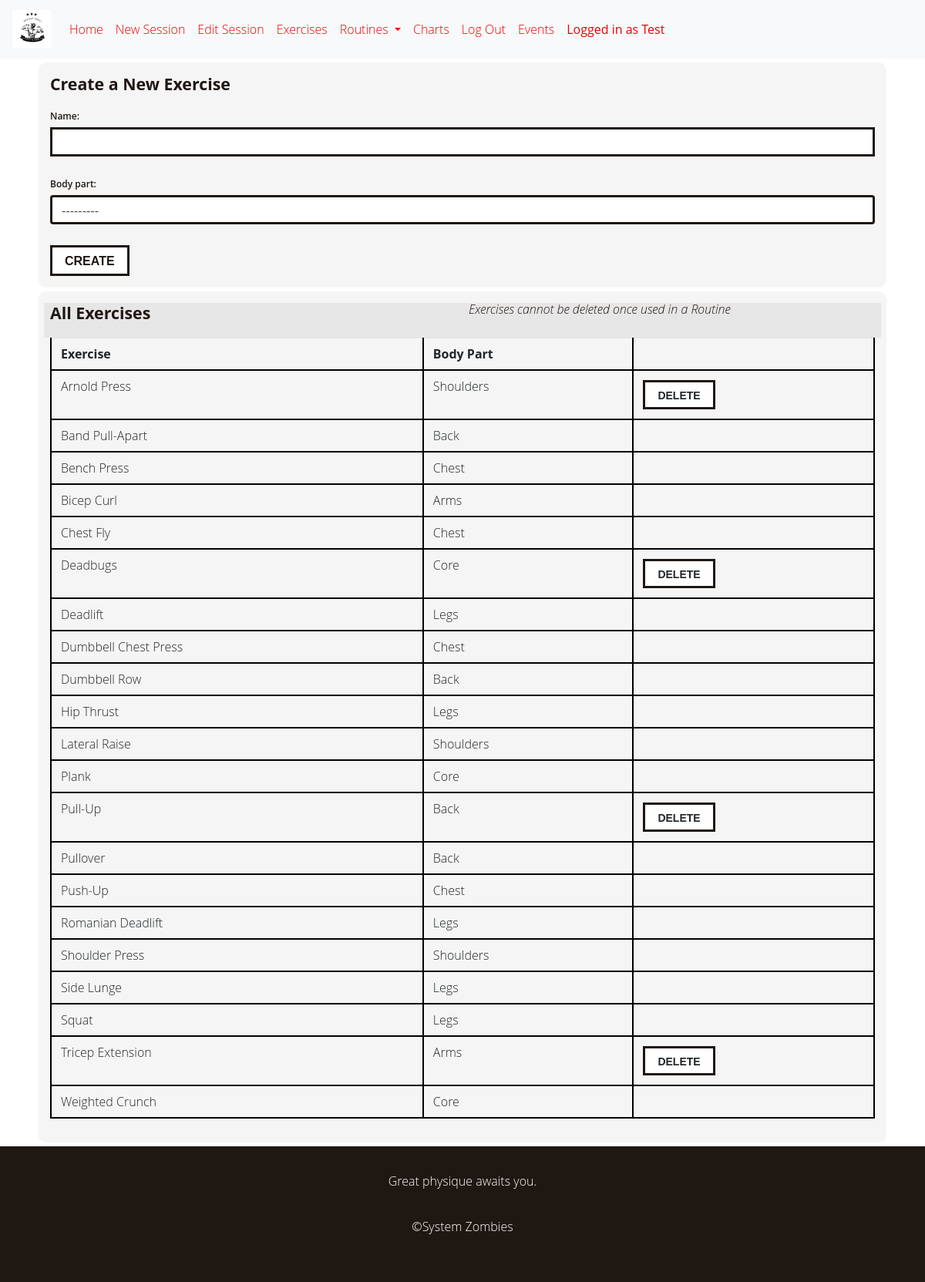
/exercises (signed in), run on the app's committed database.
### train/models.py (models this page shows, shortened)
class User(AbstractUser):
    user_choices = [('CL', 'client'), ('TR', 'trainer'), ('AD', 'admin')]
    subscription = models.CharField(max_length=2,null=False)
    def __str__(self):
        return f"{self.first_name}"

class Exercise(models.Model):
    body_choices = [
        ('LE', 'Legs'),
        ('AR', 'Arms'),
        ('BA', 'Back'),
        ('CH', 'Chest'),
        ('SH', 'Shoulders'),
        ('CO', 'Core'),
        ('OT', 'Other')
    ]
    name = models.CharField(max_length=40, unique=True)
    body_part = models.CharField(max_length=2, choices=body_choices)

### train/views.py (the view, shortened to what this page needs)
# urls.py: path("exercises", views.exerciseview, name="exerciseview"),
@staff_member_required(login_url="/login")
def exerciseview(request):
    exerciselist = Exercise.objects.all().order_by('name')
    form = ExerciseForm()
    return render(request, "train/exercises.html", {
        'form': form,
        "exerciselist": exerciselist
    })

### train/forms.py
class ExerciseForm(ModelForm):
    class Meta:
        model = Exercise
        fields = ('name', 'body_part')
        widgets = {
            'name': TextInput(attrs={'class': 'form-control'}),
            'body_part': Select(attrs={'class': 'form-control'})
        }

### train/templates/train/exercises.html (shortened to what this page needs)
{% extends "train/layout.html" %}
{% load static %}
{% block body %}
    <div class="container">
        <div class="set-group">
            <h3>Create a New Exercise</h3>
            <form action="{% url 'exerciseview' %}" method="post">
                    {{ form.as_p }}
                    <input type="submit" class="btn btn-danger" value="Create">
            </form>
        </div>
        <div class="set-group">
            <div class="row">
                <div class="col">
                    <h3>All Exercises</h3>
                </div>
                <div class="col">
                    <i>Exercises cannot be deleted once used in a Routine</i>
                </div>
            </div>
            <table class="table table-hover">
                <tr>
                    <th>Exercise</th>
                    <th>Body Part</th>
                    <th></th>
                </tr>
                {% for exercise in exerciselist %}
                    <tr id="row-{{ exercise.pk }}">
                        <td>{{ exercise.name }}</td>
                        <td>{{ exercise.get_body_part_display }} </td>
                            {% if exercise.routines.all %}
                                <td> <button hidden class="delete btn btn-sm btn-outline-danger"></button></td>
                            {% else %}
                                <td> <button data-exercise="{{exercise.pk}}" class="delete btn btn-sm btn-outline-danger">
                                    Delete</button></td>
                            {% endif %}
                    </tr>
                {% endfor %}
            </table>
        </div>
    </div>
{% endblock %}

### train/templates/train/layout.html (shortened to what this page needs)
{% load static %}
<!DOCTYPE html>
<html lang="en">
    <head>
        <link rel="stylesheet" href="https://stackpath.bootstrapcdn.com/bootstrap/4.4.1/css/bootstrap.min.css">
        <link rel="stylesheet" href="{% static 'train/styles.css' %}">
        <link rel="stylesheet" href="{% static 'train/normalize.css' %}">
        <link rel="stylesheet" href="{% static 'train/main.css' %}">
    </head>
    <body>
        <nav class="navbar navbar-expand-lg navbar-light bg-light">
            <a class="navbar-brand" href="{% url 'home' %}">
                <img src="{% static 'train/logo.jpg' %}" height="50"></a>
            <div class="collapse navbar-collapse" id="navbarSupportedContent">
                <ul class="navbar-nav">
                    {% if user.is_authenticated %}
                        {% if user.is_staff %}
                            <li class="nav-item">
                                <a class="nav-link" href="{% url 'home' %}">Home</a>
                            </li>
                            <li class="nav-item">
                                <a class="nav-link" href="{% url 'newsession' %}">New Session</a>
                            </li>
                            <li class="nav-item">
                                <a class="nav-link" href="{% url 'editsession' %}">Edit Session</a>
                            </li>
                            <li class="nav-item">
                                <a class="nav-link" href="{% url 'exerciseview' %}">Exercises</a>
                            </li>
                            <li class="nav-item dropdown">
                                <a class="nav-link dropdown-toggle" href="#" id="navbarDropdownMenuLink" data-toggle="dropdown"
                                    aria-haspopup="true" aria-expanded="false">Routines </a>
                            </li>
                            <li class="nav-item">
                                <a class="nav-link" href="{% url 'charts' %}">Charts</a>
                            </li>
                        {% endif %}
                        <li class="nav-item">
                            <a class="nav-link" href="{% url 'logout' %}">Log Out</a>
                        </li>
                                <a class="nav-link" href="{% url 'event' %}">Events</a>
                        <li class="nav-item">
                            <b><a class="nav-link disabled">Logged in as {{request.user}}</a></b>
                        </li>
                    {% endif %}
                </ul>
            </div>
        </nav>
        {% block body %}
        {% endblock %}
    <footer class="footer">
      <div class="wrap">
        <p class="footer__cta">
          Great physique awaits you.<br>
        </p>
        <p class="footer__copyright">
            ©System Zombies
        </p>
      </div>
    </footer>
</body>
</html>

### train/static/train/styles.css (style rules this page uses)
body, html { height: 95%; }
.nav-link { color: #EB0000 !important; }
.set-group { margin: 5px; padding: 15px; background-color: #F5F5F5; border-radius: 10px; overflow: auto; }
th, td { padding: 5px; }

### train/static/train/main.css (style rules this page uses)
:root { --color-day: white; --color-night: #1F1712; --color-earth-orange: #FA8232; --color-life-green: #41C734; --color-dark-blue: #1377d5; --color-magma-red: #EB0000; --color-gray-1: #333; --color-gray-2: #999; --color-gray-3: #CCC; --color-gray-4: #EEE; --color-gray-5: #F9F9F9; --color-anchor: #0275d8; --color-anchor-hover: #025aa5; --font-primary: 'Open Sans', 'Helvetica Neue', Helvetica, Arial, sans-serif; --font-secondary: 'Alfa Slab One', 'Helvetica Nueue', Helvetica, Arial, sans-serif; --wrap-lg: 47rem; --wrap-md: 30rem; --wrap-sm: 22rem; --wrap-padding: 1rem; }
*, *::before, *::after { box-sizing: border-box; }
html { height: 100%; font-size: 100%; }
body { margin: 0; font-family: var(--font-primary); font-weight: 300; line-height: 1; color: var(--color-night); -webkit-tap-highlight-color: rgba(0, 0, 0, 0); }
h1, h2, h3, p, ul, ol, blockquote, figure { margin-top: 0; margin-bottom: 1.6666rem; }
p, ul, ol, blockquote { line-height: 1.6666; }
h1, h2, h3 { line-height: 1.2; }
h2, h3, .h2, .h3 { font-weight: bold; margin-bottom: 1.2rem; }
h3, .h3 { font-family: var(--font-primary); font-size: 1.3333rem; }
a { color: #0275d8; text-decoration: none; }
img { vertical-align: top; }
.wrap { position: relative; margin-left: auto; margin-right: auto; padding-left: var(--wrap-padding); padding-right: var(--wrap-padding); max-width: var(--wrap-lg); }
.row { display: flex; margin-left: -0.5rem; margin-right: -0.5rem; flex-wrap: wrap; }
.col { width: 100%; padding-left: 0.5rem; padding-right: 0.5rem; }
label { display: block; margin-bottom: 0.25rem; font-size: 0.75rem; font-weight: 600; }
input[type="text"], input[type="email"], input[type="number"], input[type="password"], textarea, select ,option { display: block; border-radius: 0; padding: 0.625rem 0.5rem 0.5rem 0.5rem; border: solid 3px var(--color-night) !important; background-color: white; width: 100%; -webkit-appearance: none; }
.btn { display: inline-block; position: relative; padding: 0.625rem 1rem 0.5rem 1rem; border-radius: 0; border: solid 3px var(--color-night); background-color: white; font-weight: 600; line-height: 1; text-transform: uppercase; text-align: center; color: inherit; cursor: pointer; -webkit-appearance: none; }
footer { margin-top: auto; }
.footer { padding-top: 2rem; padding-bottom: 2rem; background-color: var(--color-night); text-align: center; color: white; }
.footer__cta { margin-bottom: 2rem; }
.footer__copyright { margin-bottom: 0; }
table { border-collapse: collapse; width: 100%; text-align: left; }
th,td { border: 2px solid #000; padding: 15px; }
.row { background-color:rgb(231, 230, 230); }

### train/templates/train/layout.html (style rules this page uses)
body { min-height: 100vh; display: flex; flex-direction: column; }
footer { margin-top: auto; }

### data on the page
User: user "Test"
Exercise: name "Arnold Press", body_part "Shoulders"
Exercise: name "Band Pull-Apart", body_part "Back"
Exercise: name "Bench Press", body_part "Chest"
Exercise: name "Bicep Curl", body_part "Arms"
Exercise: name "Chest Fly", body_part "Chest"
Exercise: name "Deadbugs", body_part "Core"
Exercise: name "Deadlift", body_part "Legs"
Exercise: name "Dumbbell Chest Press", body_part "Chest"
Exercise: name "Dumbbell Row", body_part "Back"
Exercise: name "Hip Thrust", body_part "Legs"
Exercise: name "Lateral Raise", body_part "Shoulders"
Exercise: name "Plank", body_part "Core"
Exercise: name "Pull-Up", body_part "Back"
Exercise: name "Pullover", body_part "Back"
Exercise: name "Push-Up", body_part "Chest"
Exercise: name "Romanian Deadlift", body_part "Legs"
Exercise: name "Shoulder Press", body_part "Shoulders"
Exercise: name "Side Lunge", body_part "Legs"
Exercise: name "Squat", body_part "Legs"
Exercise: name "Tricep Extension", body_part "Arms"
Exercise: name "Weighted Crunch", body_part "Core"
